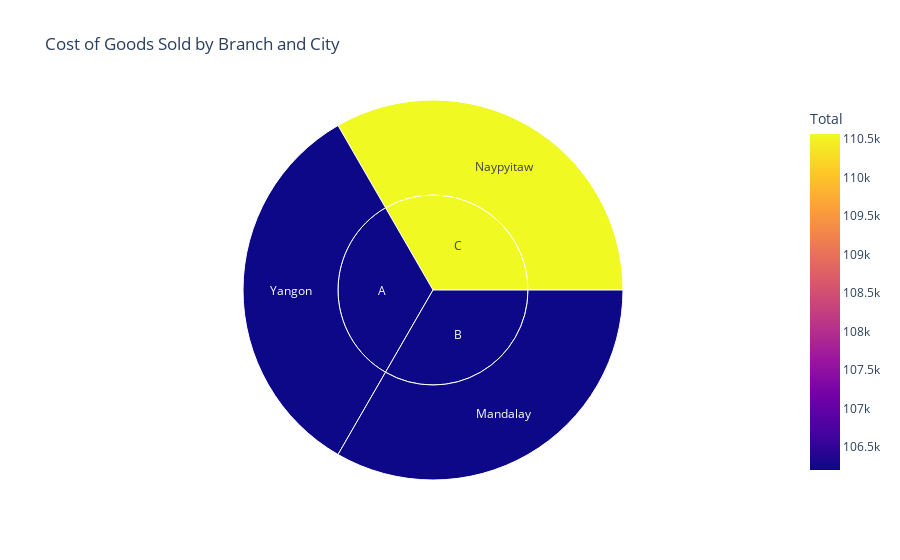

Notebook code cell kept with this figure:
### Code cell
px.sunburst(data_frame=SPBB, path=['Branch', 'City'],  title="Cost of Goods Sold by Branch and City", color='Total')

### Figure 1 — Plotly figure (JSON) as saved in the notebook; plotly's stock layout.template omitted (floating-point values rounded to 4 significant figures)
{"data": [{"branchvalues": "total", "customdata": [[110600.0], [106200.0], [106200.0], [110600.0], [106200.0], [106200.0]], "domain": {"x": [0, 1], "y": [0, 1]}, "hovertemplate": "labels=%{label}<br>count=%{value}<br>parent=%{parent}<br>id=%{id}<br>Total=%{color}<extra></extra>", "ids": ["C/Naypyitaw", "A/Yangon", "B/Mandalay", "C", "A", "B"], "labels": ["Naypyitaw", "Yangon", "Mandalay", "C", "A", "B"], "marker": {"coloraxis": "coloraxis", "colors": [110600.0, 106200.0, 106200.0, 110600.0, 106200.0, 106200.0]}, "name": "", "parents": ["C", "A", "B", "", "", ""], "type": "sunburst", "values": [1, 1, 1, 1, 1, 1]}], "layout": {"coloraxis": {"colorbar": {"title": {"text": "Total"}}, "colorscale": [[0, "#0d0887"], [0.1111, "#46039f"], [0.2222, "#7201a8"], [0.3333, "#9c179e"], [0.4444, "#bd3786"], [0.5556, "#d8576b"], [0.6667, "#ed7953"], [0.7778, "#fb9f3a"], [0.8889, "#fdca26"], [1, "#f0f921"]]}, "legend": {"tracegroupgap": 0}, "title": {"text": "Cost of Goods Sold by Branch and City"}}}
